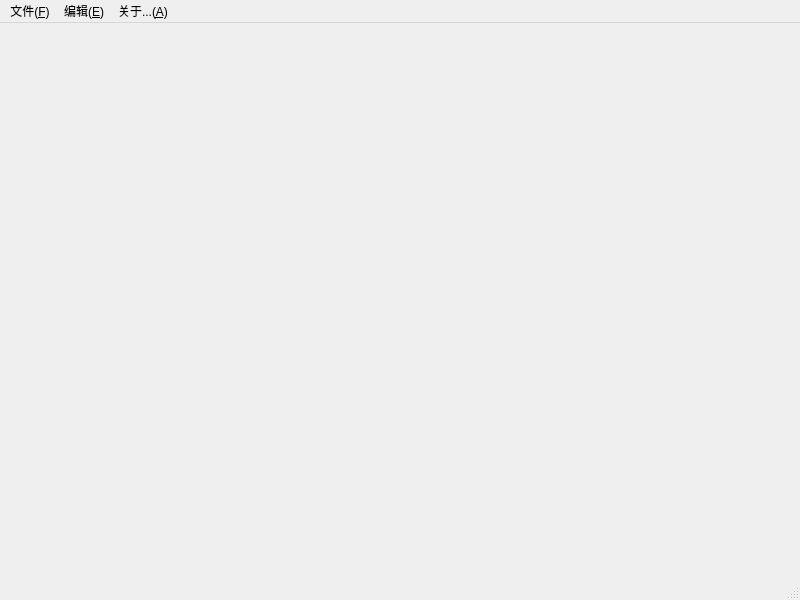
<?xml version="1.0" encoding="UTF-8"?>
<ui version="4.0">
 <class>MainWindow</class>
 <widget class="QMainWindow" name="MainWindow">
  <property name="geometry">
   <rect>
    <x>0</x>
    <y>0</y>
    <width>800</width>
    <height>600</height>
   </rect>
  </property>
  <property name="windowTitle">
   <string>MainWindow</string>
  </property>
  <widget class="QWidget" name="centralwidget">
   <widget class="Canvas" name="canvas" native="true">
    <property name="geometry">
     <rect>
      <x>0</x>
      <y>0</y>
      <width>591</width>
      <height>431</height>
     </rect>
    </property>
   </widget>
  </widget>
  <widget class="QMenuBar" name="menubar">
   <property name="geometry">
    <rect>
     <x>0</x>
     <y>0</y>
     <width>800</width>
     <height>21</height>
    </rect>
   </property>
   <widget class="QMenu" name="menu_File">
    <property name="title">
     <string>文件(&amp;F)</string>
    </property>
    <addaction name="separator"/>
    <addaction name="impscript"/>
    <addaction name="openpic"/>
    <addaction name="savepic"/>
   </widget>
   <widget class="QMenu" name="menu_About">
    <property name="title">
     <string>关于...(&amp;A)</string>
    </property>
   </widget>
   <widget class="QMenu" name="menu_Edit">
    <property name="title">
     <string>编辑(&amp;E)</string>
    </property>
    <widget class="QMenu" name="linealgorithm">
     <property name="title">
      <string>线段绘制算法</string>
     </property>
     <addaction name="separator"/>
     <addaction name="actionDDA"/>
     <addaction name="actionBresenham"/>
    </widget>
    <widget class="QMenu" name="clipalgorithm">
     <property name="title">
      <string>线段裁剪算法</string>
     </property>
     <addaction name="action_Barsky"/>
     <addaction name="actionCohen_Sutherland"/>
    </widget>
    <addaction name="resetcanvas"/>
    <addaction name="resizecanvas"/>
    <addaction name="linealgorithm"/>
    <addaction name="clipalgorithm"/>
   </widget>
   <addaction name="menu_File"/>
   <addaction name="menu_Edit"/>
   <addaction name="menu_About"/>
  </widget>
  <widget class="QStatusBar" name="statusbar"/>
  <action name="impscript">
   <property name="text">
    <string>导入脚本</string>
   </property>
  </action>
  <action name="openpic">
   <property name="icon">
    <iconset>
     <normaloff>images/file-open.png</normaloff>images/file-open.png</iconset>
   </property>
   <property name="text">
    <string>打开图片</string>
   </property>
  </action>
  <action name="createCanvas">
   <property name="text">
    <string>重置画布</string>
   </property>
  </action>
  <action name="resetcanvas">
   <property name="text">
    <string>重置画布</string>
   </property>
  </action>
  <action name="savepic">
   <property name="text">
    <string>保存图片</string>
   </property>
  </action>
  <action name="actionDDA">
   <property name="text">
    <string>DDA</string>
   </property>
  </action>
  <action name="actionBresenham">
   <property name="text">
    <string>Bresenham</string>
   </property>
  </action>
  <action name="action2">
   <property name="text">
    <string>2</string>
   </property>
  </action>
  <action name="action3">
   <property name="text">
    <string>3</string>
   </property>
  </action>
  <action name="action4">
   <property name="text">
    <string>4</string>
   </property>
  </action>
  <action name="action5">
   <property name="text">
    <string>5</string>
   </property>
  </action>
  <action name="action6">
   <property name="text">
    <string>6</string>
   </property>
  </action>
  <action name="action7">
   <property name="text">
    <string>7</string>
   </property>
  </action>
  <action name="action_Barsky">
   <property name="text">
    <string>梁友栋-Barsky</string>
   </property>
  </action>
  <action name="actionCohen_Sutherland">
   <property name="text">
    <string>Cohen-Sutherland</string>
   </property>
  </action>
  <action name="resizecanvas">
   <property name="text">
    <string>调整画布大小</string>
   </property>
  </action>
 </widget>
 <customwidgets>
  <customwidget>
   <class>Canvas</class>
   <extends>QWidget</extends>
   <header>canvas.h</header>
   <container>1</container>
  </customwidget>
 </customwidgets>
 <resources/>
 <connections/>
</ui>
